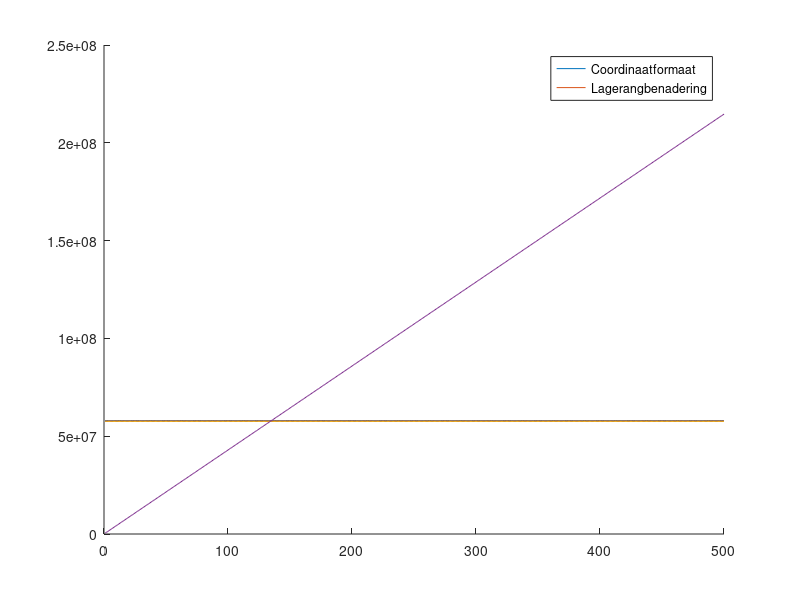

The MATLAB source for this figure:
close all

m = 48769;
n = 4901;
nonzeros = 3596544;

r = linspace(1, 500, 500);

coordinaatSize = repmat(16 * nonzeros, 500); % 57544704
lagerangSize = 8 * r * (m + n); % 429360 .. 214680000

fig = figure;
hold on;
plot(r, coordinaatSize);
plot(r, lagerangSize);
legend('Coordinaatformaat', 'Lagerangbenadering');

saveas(fig, 'ex2.png')

fprintf('Snijpunt wanneer r = %f', 2*nonzeros/(m+n))
